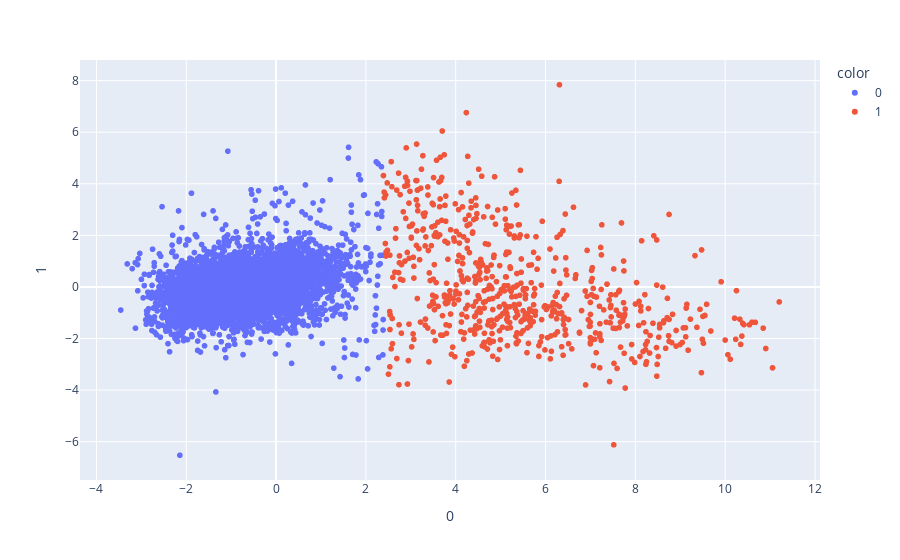

Write notebook code for a chart like this one.
### Code cell
labels = kmeans.predict(num_data_pca[[0,1]]).astype(str)

fig = px.scatter(num_data_pca,x=0, y=1,color=labels)


fig.update_traces(marker=dict(size=6,
                              ))
fig.show()

### Figure 1 — Plotly figure (JSON) as saved in the notebook; plotly's stock layout.template omitted (floating-point values rounded to 4 significant figures; data arrays with more than 128 entries replaced by an {"elided": "..."} marker saying what was removed)
{"data": [{"hovertemplate": "color=0<br>0=%{x}<br>1=%{y}<extra></extra>", "legendgroup": "0", "marker": {"color": "#636efa", "size": 6, "symbol": "circle"}, "mode": "markers", "name": "0", "showlegend": true, "type": "scattergl", "x": {"elided": "4940 float values"}, "xaxis": "x", "y": {"elided": "4940 float values"}, "yaxis": "y"}, {"hovertemplate": "color=1<br>0=%{x}<br>1=%{y}<extra></extra>", "legendgroup": "1", "marker": {"color": "#EF553B", "size": 6, "symbol": "circle"}, "mode": "markers", "name": "1", "showlegend": true, "type": "scattergl", "x": {"elided": "637 float values"}, "xaxis": "x", "y": {"elided": "637 float values"}, "yaxis": "y"}], "layout": {"legend": {"title": {"text": "color"}, "tracegroupgap": 0}, "margin": {"t": 60}, "xaxis": {"anchor": "y", "domain": [0, 1], "title": {"text": "0"}}, "yaxis": {"anchor": "x", "domain": [0, 1], "title": {"text": "1"}}}}
